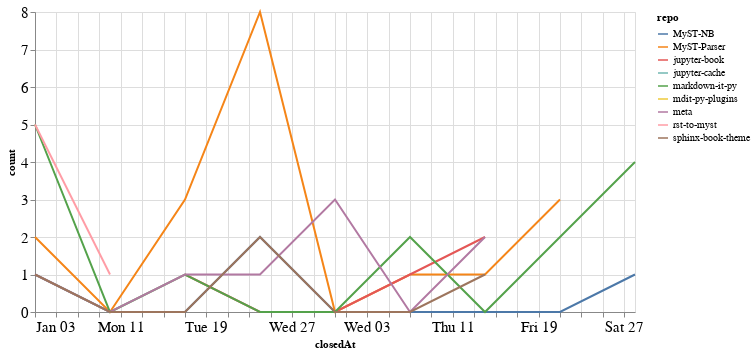

Notebook code for this chart:
### Code cell
closed_by_time = closed_by.groupby('repo').resample('W', on='closedAt').count()['author'].reset_index()
closed_by_time = closed_by_time.rename(columns={'author': 'count'})

alt.Chart(closed_by_time, width=600).mark_line().encode(
    x='closedAt',
    y='count',
    color='repo',
    tooltip="repo"
)

### Figure 1 — Vega-Lite specification as saved in the notebook (floating-point values rounded to 4 significant figures)
{"config": {"axisLeft": {"labelFontSize": 15}, "axisBottom": {"labelFontSize": 15}}, "data": {"name": "data-3d2119e4ee842aa1cc04cc1a581c7d58"}, "mark": "line", "encoding": {"color": {"type": "nominal", "field": "repo"}, "tooltip": {"type": "nominal", "field": "repo"}, "x": {"type": "temporal", "field": "closedAt"}, "y": {"type": "quantitative", "field": "count"}}, "width": 600, "$schema": "https://vega.github.io/schema/vega-lite/v4.8.1.json", "datasets": {"data-3d2119e4ee842aa1cc04cc1a581c7d58": [{"repo": "MyST-NB", "closedAt": "2021-01-03T00:00:00", "count": 1}, {"repo": "MyST-NB", "closedAt": "2021-01-10T00:00:00", "count": 0}, {"repo": "MyST-NB", "closedAt": "2021-01-17T00:00:00", "count": 0}, {"repo": "MyST-NB", "closedAt": "2021-01-24T00:00:00", "count": 2}, {"repo": "MyST-NB", "closedAt": "2021-01-31T00:00:00", "count": 0}, {"repo": "MyST-NB", "closedAt": "2021-02-07T00:00:00", "count": 0}, {"repo": "MyST-NB", "closedAt": "2021-02-14T00:00:00", "count": 0}, {"repo": "MyST-NB", "closedAt": "2021-02-21T00:00:00", "count": 0}, {"repo": "MyST-NB", "closedAt": "2021-02-28T00:00:00", "count": 1}, {"repo": "MyST-Parser", "closedAt": "2021-01-03T00:00:00", "count": 2}, {"repo": "MyST-Parser", "closedAt": "2021-01-10T00:00:00", "count": 0}, {"repo": "MyST-Parser", "closedAt": "2021-01-17T00:00:00", "count": 3}, {"repo": "MyST-Parser", "closedAt": "2021-01-24T00:00:00", "count": 8}, {"repo": "MyST-Parser", "closedAt": "2021-01-31T00:00:00", "count": 0}, {"repo": "MyST-Parser", "closedAt": "2021-02-07T00:00:00", "count": 1}, {"repo": "MyST-Parser", "closedAt": "2021-02-14T00:00:00", "count": 1}, {"repo": "MyST-Parser", "closedAt": "2021-02-21T00:00:00", "count": 3}, {"repo": "jupyter-book", "closedAt": "2021-01-17T00:00:00", "count": 1}, {"repo": "jupyter-book", "closedAt": "2021-01-24T00:00:00", "count": 0}, {"repo": "jupyter-book", "closedAt": "2021-01-31T00:00:00", "count": 0}, {"repo": "jupyter-book", "closedAt": "2021-02-07T00:00:00", "count": 1}, {"repo": "jupyter-book", "closedAt": "2021-02-14T00:00:00", "count": 2}, {"repo": "jupyter-cache", "closedAt": "2021-01-17T00:00:00", "count": 2}, {"repo": "markdown-it-py", "closedAt": "2021-01-03T00:00:00", "count": 5}, {"repo": "markdown-it-py", "closedAt": "2021-01-10T00:00:00", "count": 0}, {"repo": "markdown-it-py", "closedAt": "2021-01-17T00:00:00", "count": 1}, {"repo": "markdown-it-py", "closedAt": "2021-01-24T00:00:00", "count": 0}, {"repo": "markdown-it-py", "closedAt": "2021-01-31T00:00:00", "count": 0}, {"repo": "markdown-it-py", "closedAt": "2021-02-07T00:00:00", "count": 2}, {"repo": "markdown-it-py", "closedAt": "2021-02-14T00:00:00", "count": 0}, {"repo": "markdown-it-py", "closedAt": "2021-02-21T00:00:00", "count": 2}, {"repo": "markdown-it-py", "closedAt": "2021-02-28T00:00:00", "count": 4}, {"repo": "mdit-py-plugins", "closedAt": "2021-02-07T00:00:00", "count": 2}, {"repo": "meta", "closedAt": "2021-01-03T00:00:00", "count": 1}, {"repo": "meta", "closedAt": "2021-01-10T00:00:00", "count": 0}, {"repo": "meta", "closedAt": "2021-01-17T00:00:00", "count": 1}, {"repo": "meta", "closedAt": "2021-01-24T00:00:00", "count": 1}, {"repo": "meta", "closedAt": "2021-01-31T00:00:00", "count": 3}, {"repo": "meta", "closedAt": "2021-02-07T00:00:00", "count": 0}, {"repo": "meta", "closedAt": "2021-02-14T00:00:00", "count": 2}, {"repo": "rst-to-myst", "closedAt": "2021-01-03T00:00:00", "count": 5}, {"repo": "rst-to-myst", "closedAt": "2021-01-10T00:00:00", "count": 1}, {"repo": "sphinx-book-theme", "closedAt": "2021-01-03T00:00:00", "count": 1}, {"repo": "sphinx-book-theme", "closedAt": "2021-01-10T00:00:00", "count": 0}, {"repo": "sphinx-book-theme", "closedAt": "2021-01-17T00:00:00", "count": 0}, {"repo": "sphinx-book-theme", "closedAt": "2021-01-24T00:00:00", "count": 2}, {"repo": "sphinx-book-theme", "closedAt": "2021-01-31T00:00:00", "count": 0}, {"repo": "sphinx-book-theme", "closedAt": "2021-02-07T00:00:00", "count": 0}, {"repo": "sphinx-book-theme", "closedAt": "2021-02-14T00:00:00", "count": 1}]}}
